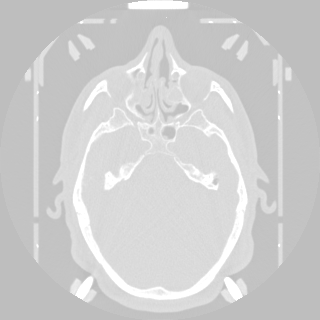
%> input picture Proyecto_1/ct1.tif, 320 x 320 px
$ octave tomografia.m   (GNU Octave 9; MATLAB toolbox functions it lacks are replaced by stand-ins)
%> lines starting %> are read from the running program, lines starting %| are printed output that depends on the picture
clc
close all
clear all

im1=imread('ct1.tif'); img1=imadjust(im1,[0.3 1],[],5);
%> further down, im1 is the input picture: size 320x320 uint8; min 190, max 255, mean 206.8
%> after `img1=imadjust(im1,[0.3 1],[],5)`:
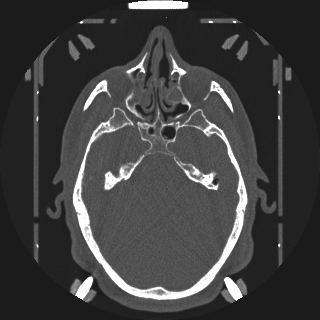
%> img1: size 320x320 uint8; min 27, max 255, mean 63.3
im2=imread('ct2.tif'); img2=imadjust(im2,[0.3 0.7],[],5);
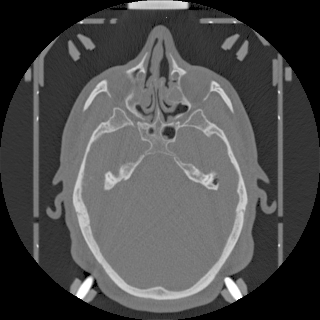
%> input picture Proyecto_1/ct2.tif, 320 x 320 px
%> further down, im2 is the input picture: size 320x320 uint8; min 0, max 255, mean 76.3
%> after `img2=imadjust(im2,[0.3 0.7],[],5)`:
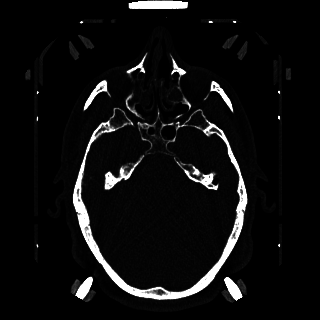
%> img2: size 320x320 uint8; min 0, max 255, mean 14.7

subplot(2,2,1), imagesc(img1), colormap(gray(256)), title('Imagen ajustada A');
subplot(2,2,2), imagesc(img2), colormap(gray(256)), title('Imagen ajustada B');
subplot(2,2,3), hist(img1(:),[0:255]), title('Histograma A');
subplot(2,2,4), hist(img2(:),[0:255]), title('Histograma B');
%> after `title('Histograma B')`:
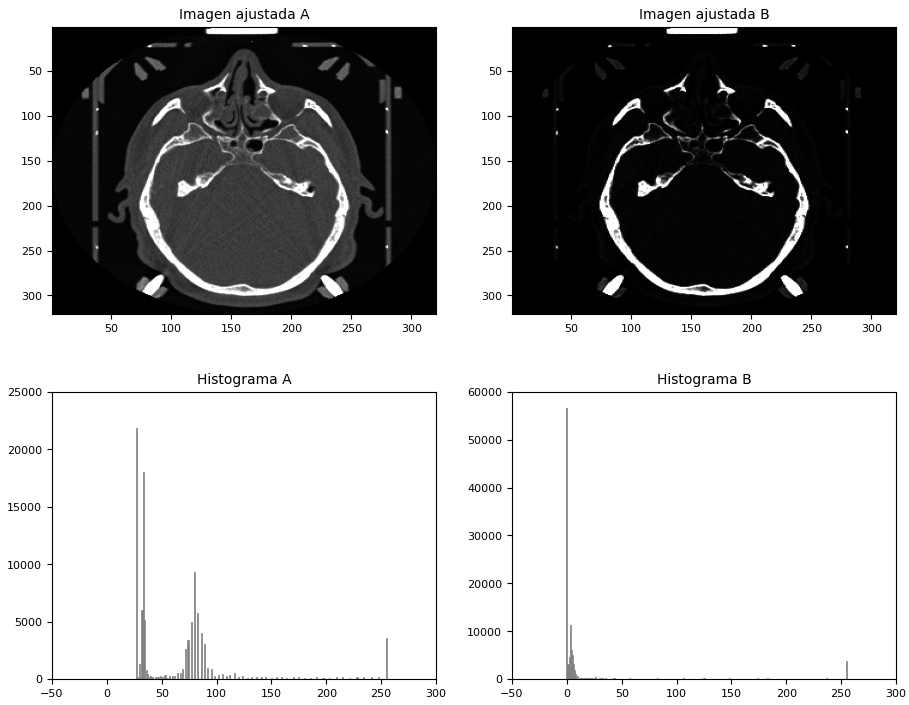
%> figure redrawn from the program's plot data, 4 panels

imwrite(img1,'C:\Users\Guadalupe Moreno\Desktop\2021_1\Prosesamiento_Imagenes\Proyecto\ct1_Ajuste.tif');
imwrite(img2,'C:\Users\Guadalupe Moreno\Desktop\2021_1\Prosesamiento_Imagenes\Proyecto\ct2_Ajuste.tif');
